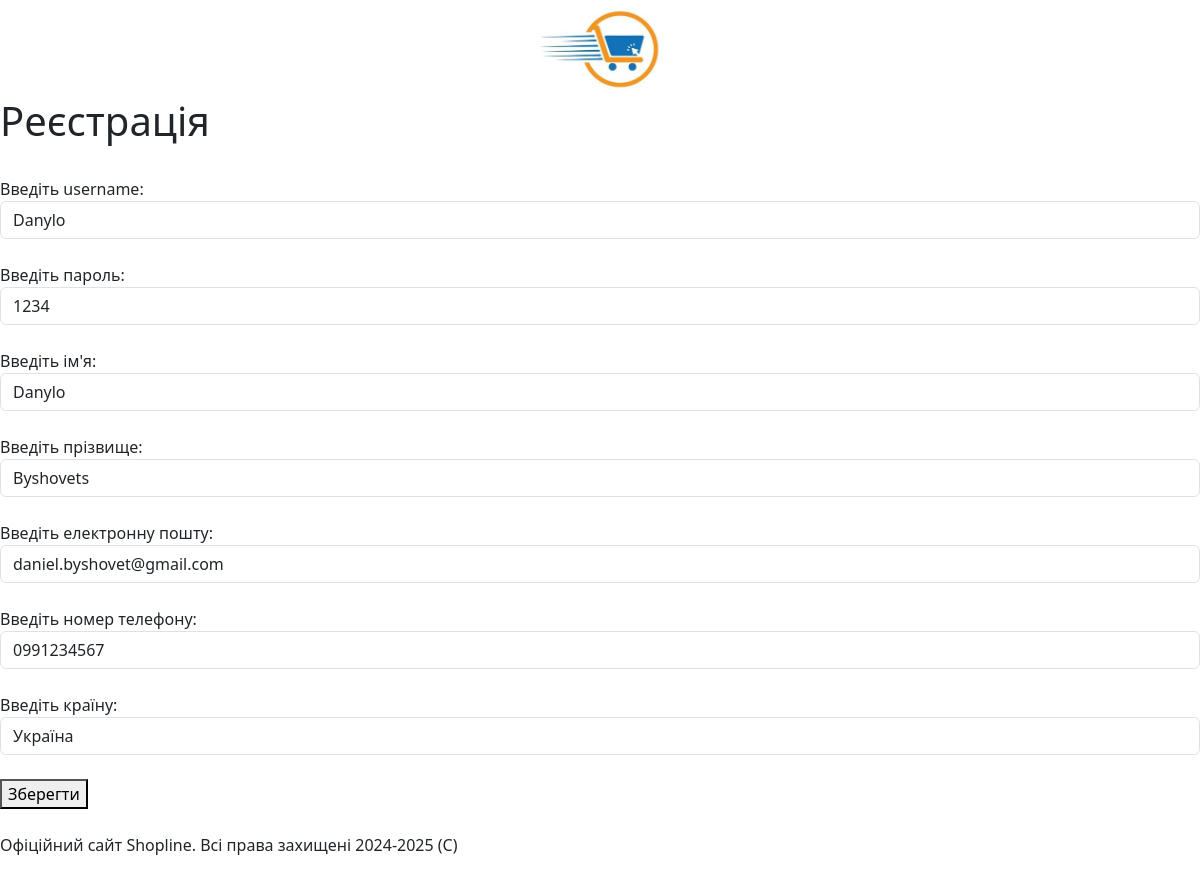
The page /user/9/update on the database its author committed.
### user/models.py (models this page shows, shortened)
class User(models.Model):
    username = models.CharField("Username", max_length=20)
    password = models.CharField("Пароль", max_length=30)
    name = models.CharField("Ім'я", max_length=20)
    surname = models.CharField("Прізвище", max_length=20)
    email = models.CharField("Електронна пошта", max_length=35)
    phone_number = models.CharField("Номер телефону", max_length=19)
    country = models.CharField("Країна", max_length=25)
    bought_products = models.TextField("Покупки", max_length=1500)

### user/views.py (the view)
# urls.py: path('<int:pk>/update', views.UserUpdateView.as_view(), name="user_update")
class UserUpdateView(UpdateView):
    model = User
    form_class = UserForm
    template_name = 'user/update.html'
    success_url = '../..'

### user/forms.py
class UserForm(ModelForm):
    class Meta:
        model = User
        fields = ['username', 'password', 'name', 'surname', 'email', 'phone_number', 'country']
        widgets = {
            'username': TextInput(attrs={
                'class': 'form-control'
            }),
            'password': TextInput(attrs={
                'class': 'form-control'
            }),
            'name': TextInput(attrs={
                'class': 'form-control'
            }),
            'surname': TextInput(attrs={
                'class': 'form-control'
            }),
            'email': TextInput(attrs={
                'class': 'form-control'
            }),
            'phone_number': TextInput(attrs={
                'class': 'form-control'
            }),
            'country': TextInput(attrs={
                'class': 'form-control'
            })
        }

### user/templates/user/update.html (shortened to what this page needs)
{% extends 'main/layout.html' %}
{% block content %}
    <h1>Реєстрація</h1><br>
    <form method="post">
        <label>Введіть username:</label>
        {{ form.username }}<br>
        <label>Введіть пароль:</label>
        {{ form.password }}<br>
        <label>Введіть ім'я:</label>
        {{ form.name }}<br>
        <label>Введіть прізвище:</label>
        {{ form.surname }}<br>
        <label>Введіть електронну пошту:</label>
        {{ form.email }}<br>
        <label>Введіть номер телефону:</label>
        {{ form.phone_number }}<br>
        <label>Введіть країну:</label>
        {{ form.country }}<br>
        <button type="submit">Зберегти</button>
    </form>
{% endblock %}

### rows shown on the page
User: username "Danylo", password "1234", name "Danylo", surname "Byshovets", email "daniel.byshovet@gmail.com", phone_number "0991234567", country "Україна"
